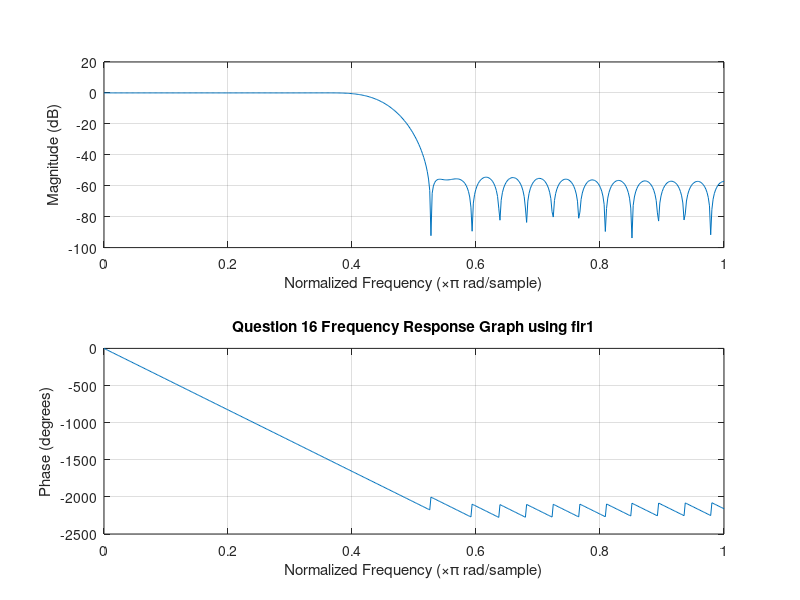
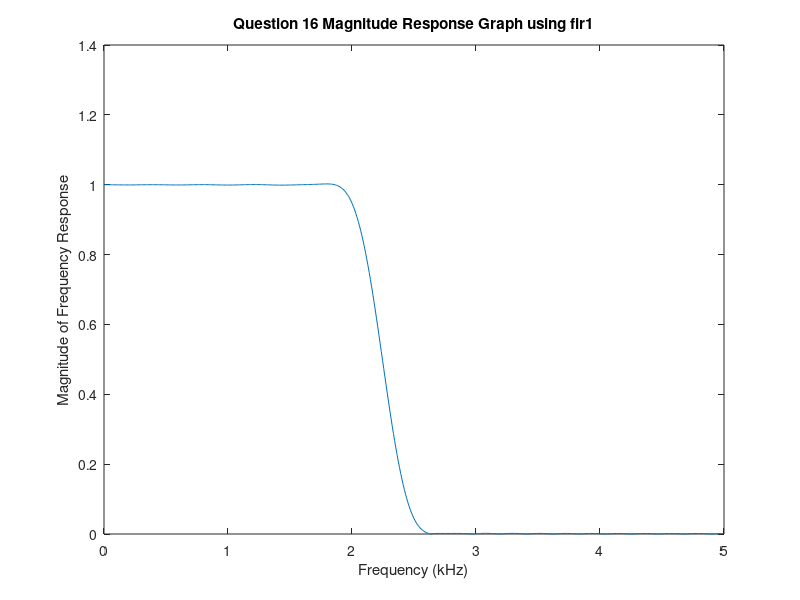
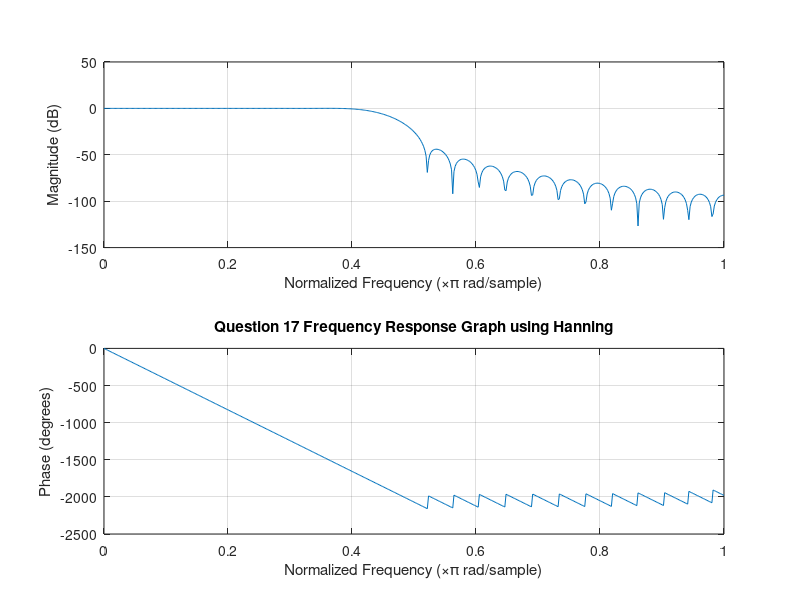
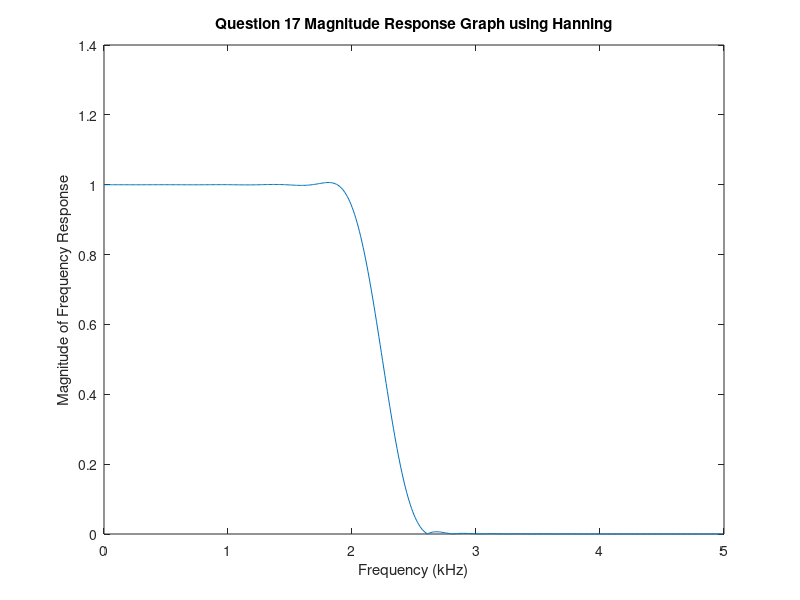

MATLAB code for these plots, in order:
% Project 4 FIR Filter Design

% Question 16
% Using the function fir1, design a linear-phase FIR lowpass filter 
% meeting the specifications given in Question Q9 and plot its gain
% and phase responses. Use the order estimated using Kaiser's formula
% in Question Q9. Show the filter coefficients in a tabular form

% B = fir1(N,Wn) designs an N'th order lowpass FIR digital filter
% and returns the filter coefficients in length N+1 vector B.

% Table of specifications 
FT = 10;        % Sampling Freq
Fp = 2;         % Passband edge
Fs = 2.5;       % Stopband edge
rp = 0.005;     % Passband ripple
rs = 0.005;     % Stopband ripple
N = 46;         % Order estimated in Q9

% Wn = (Fp + Fs)/ FT
Wn = ((Fp + Fs)/(FT/2))/2;
B = fir1(N, Wn);    % Window-based FIR filter design
figure();           % Open the figure in another window
freqz(B,1,512);     % Frequency response of filter
title('Question 16 Frequency Response Graph using fir1');

[H,w] = freqz(B,1,512);
figure();
plot(w*FT/(2*pi),abs(H));
xlabel('Frequency (kHz)');
ylabel('Magnitude of Frequency Response');
title('Question 16 Magnitude Response Graph using fir1');

% Question 17
% The command [ b = fir1(N, Wn, taper) ]
% makes use of the specified window coefficients of 
% length N+1 in the vector taper

% Repeating Q16 using Hanning
b1 = fir1(N, Wn, hanning(N+1));
figure();
freqz(b1,1,512);
title('Question 17 Frequency Response Graph using Hanning');
[H,w] = freqz(b1,1,512);
figure();
plot(w*FT/(2*pi),abs(H));
xlabel('Frequency (kHz)');
ylabel('Magnitude of Frequency Response');
title('Question 17 Magnitude Response Graph using Hanning');

% Repeating Q16 using Blackman
b2 = fir1(N, Wn, blackman(N+1));
figure();
freqz(b2,1,512);
title('Question 17 Frequency Response Graph using Blackman');
[H,w] = freqz(b2,1,512);
figure();
plot(w*FT/(2*pi),abs(H));
xlabel('Frequency (kHz)');
ylabel('Magnitude of Frequency Response');
title('Question 17 Magnitude Response Graph using Blackman');

% Repeating Q16 using Doplh-Chebyshev
b3 = fir1(N, Wn, chebwin(N+1));
figure();
freqz(b3,1,512);
title('Question 17 Frequency Response Graph using Doplh-Chebyshev');
[H,w] = freqz(b3,1,512);
figure();
plot(w*FT/(2*pi),abs(H));
xlabel('Frequency (kHz)');
ylabel('Magnitude of Frequency Response');
title('Question 17 Magnitude Response Graph using Doplh-Chebyshev');


%% Question 18
% Repeating Q16 using the function remez(firpm)

% c = remezord(fedge,aval,dev,FT, 'cell')
% specifies a cell array whose elements are the parameters
% to remez (or, firpm)


% normFp 
Fp = 0.4;       % Normalized Passband edge
Fs = 0.5;       % Normalized Stopband edge
rp = 0.005;     % Passband ripple
rs = 0.005;     % Stopband ripple
N = 46;         % Order estimated in Q9

b = firpm(N, [0 Fp Fs 1], [1 1 0 0]); 
figure();
freqz(b,1,512);
title('Question 18 Frequency Response of firpm');

[h,w] = freqz(b,1,512);
figure();
plot([0 Fp Fs 1], [1 1 0 0],w/pi,abs(h));
legend('Ideal','firpm Design');
xlabel('Radian Frequency (\omega/\pi)');
ylabel('Magnitude');
title('Question 18 firpm design');

%% Question 19
% Using fir2, design an FIR filter of order 95 with three 
% different constant magnitude levels: 
% 0.4 in the frequency range 0 to 0.25, 
% 1.0 in the frequency range 0.3 to 0.45, 
% 0.8 in the frequency range 0.5 to 1.0. 

f = [0 0.25 0.3 0.45 0.5 1.0];  % Frequency breakpoints
m = [0.4 0.4 1.0 1.0 0.8 0.8];  % Magnitude breakpoints
N = 95;                         % Order of the filter
% Frequency sampling-based FIR filter design
b = fir2(N,f,m);
figure();
freqz(b,1,512); % Frequency response of the filter

% Plotting the gain
[h, w] = freqz(b,1,512);
figure();
plot(f, m,w/pi,abs(h)); % Ideal vs fir2 design
legend('Ideal','FIR2 Design');
xlabel('Radian Frequency (\omega/\pi)');
ylabel('Magnitude');
title('Question 19 FIR2 Design');


%% Question 20
% Using remez(firpm), design the below
% linear-phase bandpass FIR filter with the following specifications:
% passband edges= 1.8 and 3.6 kHz, 
% stopband edges = 1.2 and 4.2 kHz, 
% passband ripple ?p = 0.1, 
% stopband ripple ?s = 0.02, 
% sampling rate of 12 kHz
% order = 20

% wgts = max(?p, ?s ) [1/?s, 1/?p, 1/?s]
Fp = [0.3 0.6];
Fs = [0.2 0.7];
rp = 0.1;
rs = 0.02;
samplingFreq = 12;
N = 20;
b = firpm(20, [0 0.2 0.3 0.6 0.7 1], [0 0 1 1 0 0], [1/rs, 1/rp, 1/rs]);
figure();
freqz(b,1,512);
title('Question 20 Frequency Response of firpm');

[h,w] = freqz(b,1,512);
figure();
plot([0 0.2 0.3 0.6 0.7 1], [0 0 1 1 0 0], w/pi, abs(h));
legend('Ideal','firpm Design');
xlabel('Radian Frequency (\omega/\pi)');
ylabel('Magnitude');
title('Question 20 firpm design');


%% Question 21 
% Using remez (firpm), design an FIR bandpass filter 
% with the following specifications:
% passband edges = l.8 and 3.0 kHz, 
% stopband edges = 1.5 and 4.2 kHz, 
% passband ripple ?p = 0.1, 
% stopband ripple ?s = 0.02, 
% sampling rate of 12 kHz. 
% Estimate the filter order using kaiserord

Fp = [1.8 3.0];
Fs = [1.5 4.2];
rp = 0.1;
rs = 0.02;
FT = 12;
[N, Wn, beta, ftype] = kaiserord([3 4.2], [1 0], [rp rs], FT);
b = firpm(N, [0 1.5 1.8 3.0 4.2 FT/2]/(FT/2), [0 0 1 1 0 0], [1/rs, 1/rp, 1/rs]);
figure();
freqz(b,1,512);
title('Question 21 Frequency Response of firpm');

[h,w] = freqz(b,1,512);
figure();
plot([0 1.5 1.8 3.0 4.2 FT/2]/(FT/2), [0 0 1 1 0 0], w/pi, abs(h));
legend('Ideal','firpm Design');
xlabel('Radian Frequency (\omega/\pi)');
ylabel('Magnitude');
title('Question 21 firpm design');